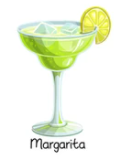
#> input picture margarita.png, 125 x 163 px
$ python 'read text file via chunks.py'
#> lines starting #> are read from the running program, lines starting #| are printed output that depends on the picture
import cv2
import numpy as np

# read image
img = cv2.imread('margarita.png')
#> img is the input picture: shape (163, 125, 3); mean B, G, R 227.8, 245.9, 240.3
old_image_height, old_image_width, channels = img.shape
#> old_image_height = 163; old_image_width = 125; channels = 3

# create new image of desired size and color (blue) for padding
new_image_width = 300
new_image_height = 300
color = (255,255,255)
result = np.full((new_image_height,new_image_width, channels), color, dtype=np.uint8)

# compute center offset
x_center = (new_image_width - old_image_width) // 2
#> x_center = 87
y_center = (new_image_height - old_image_height) // 2
#> y_center = 68

# copy img image into center of result image
result[y_center:y_center+old_image_height,
       x_center:x_center+old_image_width] = img
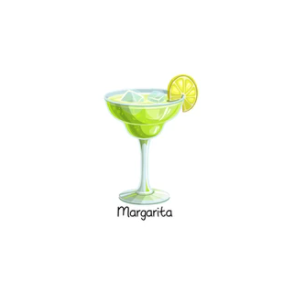
#> result: shape (300, 300, 3); mean B, G, R 248.8, 252.9, 251.7

# view result
cv2.imshow("result", result)
cv2.waitKey(0)
cv2.destroyAllWindows()

# save result
cv2.imwrite("lena_centered.jpg", result)

$ run again, with bloody mary.png copied over margarita.png
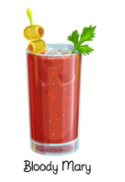
#> input picture bloody mary.png, 125 x 182 px
#> img is the input picture: shape (182, 125, 3); mean B, G, R 201.4, 210.4, 232.5
#> `result[y_center:y_center+old_image_height, x_center:x_center+old_image..`:
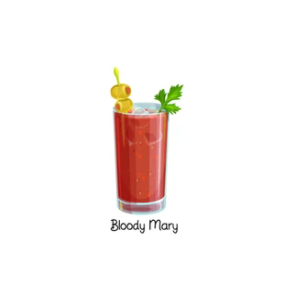
#> result: shape (300, 300, 3); mean B, G, R 241.5, 243.7, 249.3

$ run again, with cosmopotitian.png copied over margarita.png
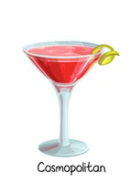
#> input picture cosmopotitian.png, 135 x 186 px
#> img is the input picture: shape (186, 135, 3); mean B, G, R 236, 237.2, 245.8
#> `result[y_center:y_center+old_image_height, x_center:x_center+old_image..`:
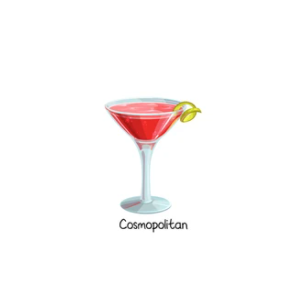
#> result: shape (300, 300, 3); mean B, G, R 249.7, 250, 252.4
